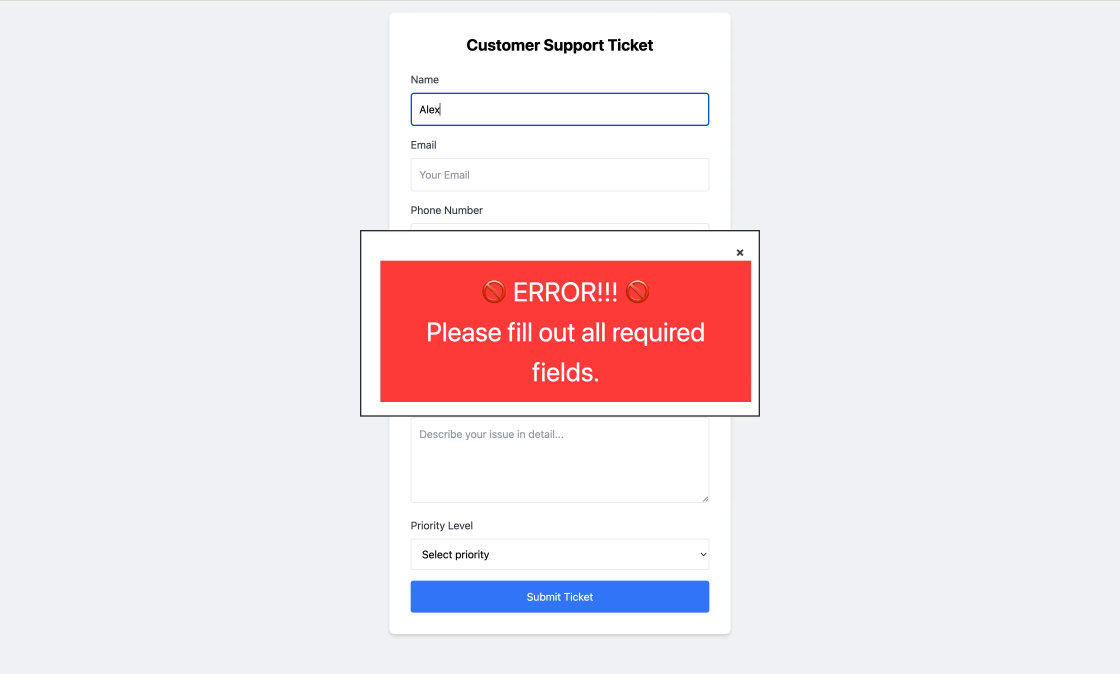
#> input picture data/images/sample_customer_images/sample_customer_screenshot.png, 3360 x 2020 px, found by its file name (shown at 1/3 size)
$ python resize_and_normalize_image.py
#> lines starting #> are read from the running program, lines starting #| are printed output that depends on the picture
from PIL import Image
import numpy as np

def resize_and_normalize_image(image_path, target_size=(512, 512), mean=(0.485, 0.456, 0.406), std=(0.229, 0.224, 0.225)):
    # Step 1: Load and preprocess the image
#> called with target_size = (512, 512), mean = (0.485, 0.456, 0.406), std = (0.229, 0.224, 0.225)
    image = Image.open(image_path).convert("RGB")
#> image is the input picture: PIL image 3360x2020 RGB; mean R, G, B 240.2, 229.1, 232.9

    # Preserve aspect ratio
    original_size = image.size
#> original_size = (3360, 2020)
    ratio = min(target_size[0] / original_size[0], target_size[1] / original_size[1])
#> ratio = 0.152
    new_size = (int(original_size[0] * ratio), int(original_size[1] * ratio))
#> new_size = (512, 307)
    image = image.resize(new_size, Image.Resampling.LANCZOS)
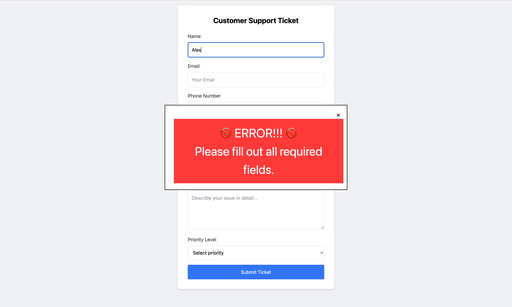
#> image: PIL image 512x307 RGB; mean R, G, B 240.1, 228.9, 232.7

    # Create a new image with the target size and paste the resized image onto it
    new_image = Image.new("RGB", target_size)
#> new_image: PIL image 512x512 RGB; every value is 0
    new_image.paste(image, ((target_size[0] - new_size[0]) // 2, (target_size[1] - new_size[1]) // 2))
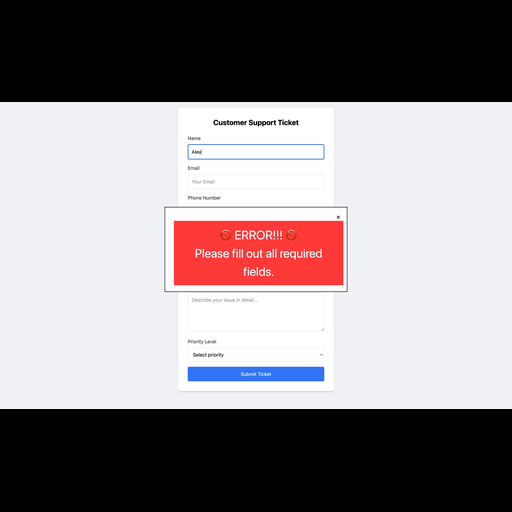
#> new_image: PIL image 512x512 RGB; mean R, G, B 143.9, 137.3, 139.5

    # Convert to NumPy array and normalize
    arr = np.array(new_image, dtype=np.float32) / 255.0
    arr = (arr - mean) / std  # Normalize
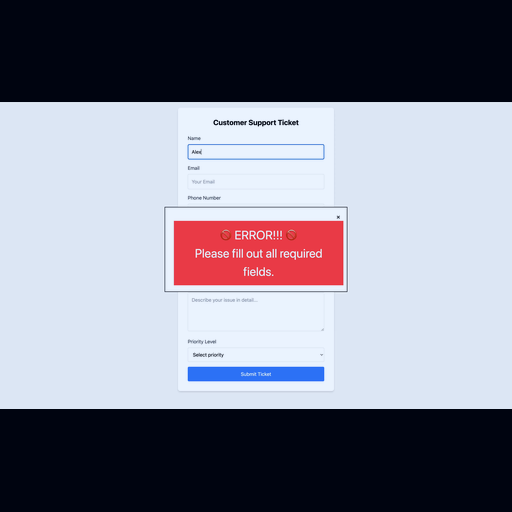
#> arr: shape (512, 512, 3) float64; mean R, G, B 0.347, 0.367, 0.628; drawn with min black and max white

    # Step 2: Revert normalization (denormalize)
    arr = (arr * std) + mean  # Denormalize
    arr = (arr * 255.0).clip(0, 255).astype('uint8')  # Rescale to [0, 255] and ensure valid range

    # Step 3: Convert back to an image
    processed_image = Image.fromarray(arr)
    return processed_image

if __name__ == "__main__":
    img = resize_and_normalize_image("data/images/sample_customer_images/sample_customer_screenshot.png")
    img.show()
